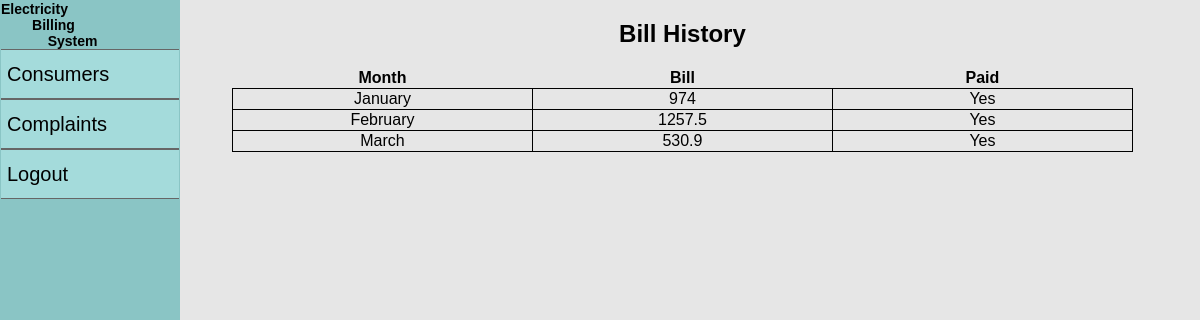
The app's page /includes/bill-history.include.php?id=14 (signed in) with its own data.
### tables this page shows
CREATE TABLE `bill_detail` (
  `id` int(11) NOT NULL,
  `userId` int(11) NOT NULL,
  `month` varchar(20) NOT NULL,
  `bill` float NOT NULL,
  `isPaid` tinyint(1) NOT NULL DEFAULT 0
);

### includes/bill-history.include.php (the view, shortened to what this page needs)
<?php
include_once '../config/connection.config.php';
$id=$_GET['id'];
$select=mysqli_query($conn,"SELECT * FROM bill_detail WHERE userId='$id'");
?>
<!DOCTYPE html>
<html lang="en">
<head>
    <link rel="stylesheet" href="../styles/style.css">
</head>
<body>
    <div class="nav">
    <a href="../index.php">
    <h2 class="home">Electricity</br>&nbsp;&nbsp;&nbsp;&nbsp;&nbsp;&nbsp;&nbsp;&nbsp;Billing</br>&nbsp;&nbsp;&nbsp;&nbsp;&nbsp;&nbsp;&nbsp;&nbsp;&nbsp;&nbsp;&nbsp;&nbsp;System</h2>
        </a>
    <nav>
        <?php if($_SESSION['userType']==1){ ?>
            <a href="../consumers.php"><button class="navbtn">Consumers</button></a></br>
            <a href="../complaints.php"><button class="navbtn">Complaints</button></a></br>
        <?php } ?>
        <a href="logout.include.php"><button class="navbtn">Logout</button></a></br>
    </nav>
    </div>
    <div class="container">
        <h2>Bill History</h2>
        <table class="list">
        <tr>
            <th>Month</th>
            <th>Bill</th>
            <th>Paid</th>
        </tr>
        <?php
        if (mysqli_num_rows($select)) {
        while ($singleBill=mysqli_fetch_assoc($select)) { ?>
            <tr>
                <td><?php echo $singleBill['month']; ?></td>
                <td><?php echo $singleBill['bill']; ?></td>
                <td><?php
                if ($singleBill['isPaid']) {
                    echo 'Yes';
                } else {
                    echo 'No';
                }  ?></td>
            </tr>
    <?php    }
    }
    ?>
    </table>
    </div>
</body>
</html>

### styles/style.css (style rules this page uses)
* { box-sizing: border-box; }
body,html { margin: 0; height: 100%; background-color: rgb(230, 230, 230); font-family: 'Trebuchet MS', sans-serif; }
.navbtn { margin: auto; border: 1px solid rgb(102, 102, 102); border-left: 0; border-right: 0; font-size: 20px; width: 100%; height: 50px; text-align: left; background-color: rgb(164, 219, 219); cursor: pointer; }
.container { width: 83%; display: inline-block; text-align: center; vertical-align: top; }
.nav { border: 1px solid rgb(138, 197, 197); width: 15%; min-height: 100vh; background-color: rgb(138, 197, 197); display: inline-block; }
table { border-collapse: collapse; margin: auto; }
table tr td,th { border: 1px solid black; width: 300px; align-items: center; }
.form tr td,th { border: 0; width: 100px; align-items: center; }
a { text-decoration: none; color: #000; }
.home { padding: 0; margin: 0; }
@media only screen and (max-width: 1300px) { .home { font-size: 18px; } }
@media only screen and (max-width: 1200px) { .home { font-size: 14px; } }

### records on screen
bill_detail: month "January", bill "974", isPaid "Yes"
bill_detail: month "February", bill "1257.5", isPaid "Yes"
bill_detail: month "March", bill "530.9", isPaid "Yes"
